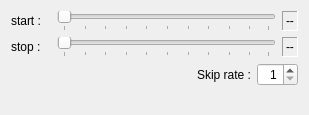
<?xml version="1.0" encoding="UTF-8"?>
<ui version="4.0">
 <class>ContinuousSnapshotWizard_TimestepSettingPage</class>
 <widget name="ContinuousSnapshotWizard_TimestepSettingPage" class="QWizardPage">
  <property name="geometry">
   <rect>
    <x>0</x>
    <y>0</y>
    <width>309</width>
    <height>115</height>
   </rect>
  </property>
  <property name="windowTitle">
   <string>WizardPage</string>
  </property>
  <property name="title">
   <string>Timestep Setting</string>
  </property>
  <property name="subTitle">
   <string>Please specify the start time step, stop time step, and the skip rate.</string>
  </property>
  <layout class="QVBoxLayout" name="verticalLayout">
   <item>
    <layout class="QGridLayout" name="gridLayout" columnstretch="0,1,0">
     <item row="0" column="0">
      <widget class="QLabel" name="startLabel">
       <property name="minimumSize">
        <size>
         <width>40</width>
         <height>0</height>
        </size>
       </property>
       <property name="maximumSize">
        <size>
         <width>40</width>
         <height>20</height>
        </size>
       </property>
       <property name="text">
        <string>start :</string>
       </property>
      </widget>
     </item>
     <item row="0" column="1">
      <widget class="SliderWithValue" name="startSlider">
       <property name="orientation">
        <enum>Qt::Horizontal</enum>
       </property>
       <property name="tickPosition">
        <enum>QSlider::TicksBelow</enum>
       </property>
      </widget>
     </item>
     <item row="0" column="2">
      <widget class="QLabel" name="startValueLabel">
       <property name="frameShape">
        <enum>QFrame::Panel</enum>
       </property>
       <property name="frameShadow">
        <enum>QFrame::Sunken</enum>
       </property>
       <property name="text">
        <string>--</string>
       </property>
      </widget>
     </item>
     <item row="1" column="0">
      <widget class="QLabel" name="stopLabel">
       <property name="minimumSize">
        <size>
         <width>40</width>
         <height>0</height>
        </size>
       </property>
       <property name="maximumSize">
        <size>
         <width>40</width>
         <height>20</height>
        </size>
       </property>
       <property name="text">
        <string>stop :</string>
       </property>
      </widget>
     </item>
     <item row="1" column="1">
      <widget class="SliderWithValue" name="stopSlider">
       <property name="orientation">
        <enum>Qt::Horizontal</enum>
       </property>
       <property name="tickPosition">
        <enum>QSlider::TicksBelow</enum>
       </property>
      </widget>
     </item>
     <item row="1" column="2">
      <widget class="QLabel" name="stopValueLabel">
       <property name="frameShape">
        <enum>QFrame::Panel</enum>
       </property>
       <property name="frameShadow">
        <enum>QFrame::Sunken</enum>
       </property>
       <property name="text">
        <string>--</string>
       </property>
      </widget>
     </item>
    </layout>
   </item>
   <item>
    <layout class="QHBoxLayout" name="horizontalLayout">
     <item>
      <spacer name="horizontalSpacer">
       <property name="orientation">
        <enum>Qt::Horizontal</enum>
       </property>
       <property name="sizeHint" stdset="0">
        <size>
         <width>40</width>
         <height>20</height>
        </size>
       </property>
      </spacer>
     </item>
     <item>
      <widget class="QLabel" name="samplingLabel">
       <property name="text">
        <string>Skip rate :</string>
       </property>
      </widget>
     </item>
     <item>
      <widget class="QSpinBox" name="samplingSpinBox">
       <property name="alignment">
        <set>Qt::AlignRight|Qt::AlignTrailing|Qt::AlignVCenter</set>
       </property>
       <property name="minimum">
        <number>1</number>
       </property>
      </widget>
     </item>
    </layout>
   </item>
   <item>
    <spacer name="verticalSpacer">
     <property name="orientation">
      <enum>Qt::Vertical</enum>
     </property>
     <property name="sizeHint" stdset="0">
      <size>
       <width>20</width>
       <height>1</height>
      </size>
     </property>
    </spacer>
   </item>
  </layout>
 </widget>
 <customwidgets>
  <customwidget>
   <class>SliderWithValue</class>
   <extends>QSlider</extends>
   <header>guibase/widget/sliderwithvalue.h</header>
  </customwidget>
 </customwidgets>
 <resources/>
 <connections/>
</ui>
